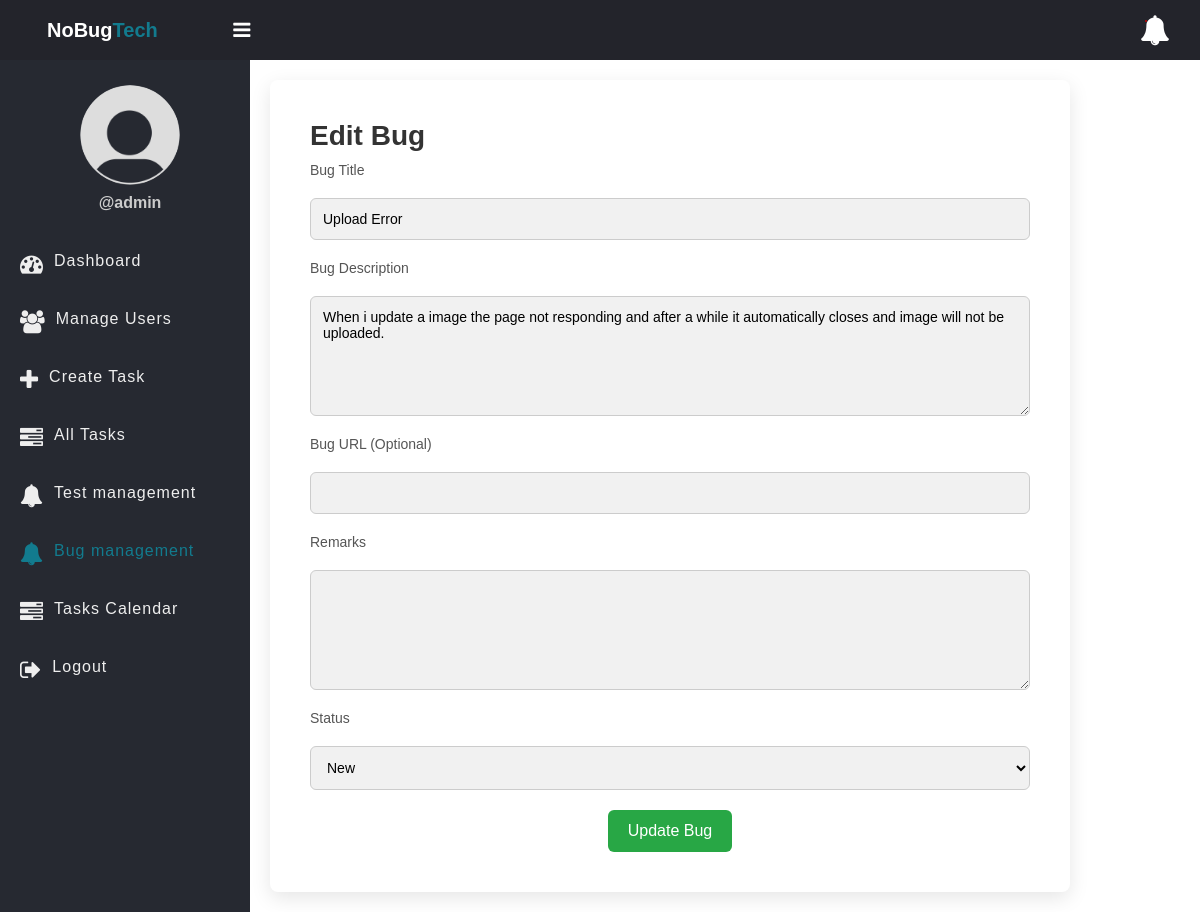
The app's page /edit_bug.php?id=5 (signed in) with its own data.
### tables this page shows
CREATE TABLE `bug_reports` (
  `bug_id` int(11) NOT NULL,
  `tester_name` varchar(255) DEFAULT NULL,
  `ProjectID` int(11) NOT NULL,
  `bug_title` varchar(255) NOT NULL,
  `bug_description` text NOT NULL,
  `bug_url` varchar(255) DEFAULT NULL,
  `bug_status` enum('New','In Progress','Resolved','Closed') DEFAULT 'New',
  `reported_date` timestamp NOT NULL DEFAULT current_timestamp(),
  `remarks_by_tester` text DEFAULT NULL,
  `Priority` int(11) NOT NULL
);

### edit_bug.php (the view, shortened to what this page needs)
<?php
if (isset($_SESSION['role']) && isset($_SESSION['id'])) {
    include "DB_connection.php";
    if (isset($_GET['id'])) {
        $bug_id = $_GET['id'];
        $query = "SELECT * FROM bug_reports WHERE bug_id = ?";
        $stmt = $conn->prepare($query);
        $stmt->execute([$bug_id]);
        $bug = $stmt->fetch();
    } else {
        echo "No bug ID specified";
        exit();
    }
?>
    <!DOCTYPE html>
    <html>
    <head>
        <link rel="stylesheet" href="https://stackpath.bootstrapcdn.com/font-awesome/4.7.0/css/font-awesome.min.css">
        <link rel="stylesheet" href="css/style.css?v=<?php echo time();?>">
    </head>
    <body>
        <?php include "inc/header.php" ?>
        <div class="body">
            <?php include "inc/nav.php" ?>
            <section class="section-1">
                <h4 class="title">Edit Bug</h4>
                <form action="edit_bug.php?id=<?= $bug['bug_id'] ?>" method="POST">
                    <label for="bug_title">Bug Title</label>
                    <input type="text" id="bug_title" name="bug_title" value="<?= $bug['bug_title'] ?>" required>
                    <label for="bug_description">Bug Description</label>
                    <textarea id="bug_description" name="bug_description" required><?= $bug['bug_description'] ?></textarea>
                    <label for="bug_url">Bug URL (Optional)</label>
                    <input type="text" id="bug_url" name="bug_url" value="<?= $bug['bug_url'] ?>">
                    <label for="remarks_by_tester">Remarks</label>
                    <textarea id="remarks_by_tester" name="remarks_by_tester"><?= $bug['remarks_by_tester'] ?></textarea>
                    <label for="bug_status">Status</label>
                    <select id="bug_status" name="bug_status">
                        <option value="New" <?= $bug['bug_status'] == 'New' ? 'selected' : '' ?>>New</option>
                    </select>
                    <button type="submit">Update Bug</button>
                </form>
            </section>
        </div>
    </body>
    </html>
<?php } else {
    $em = "First login";
    header("Location: login.php?error=$em");
    exit();
} ?>

### css/style.css (style rules this page uses)
* { padding: 0; margin: 0; box-sizing: border-box; font-family: arial, sans-serif; }
.body { display: flex; }
.section-1 { padding: 30px; }
.section-1 .title { margin-bottom: 10px; display: flex; align-items: center; justify-content: start; gap: 20px; }
.section-1 { width: 100%; background: #ffe; }

### edit_bug.php (style rules this page uses)
.section-1 { background: #fff; padding: 40px; border-radius: 8px; box-shadow: 0 6px 20px rgba(0, 0, 0, 0.1); max-width: 800px; width: 100%; margin: 20px; box-sizing: border-box; }
.title { font-size: 28px; font-weight: 600; color: #333; margin-bottom: 20px; text-align: center; }
form { display: flex; flex-direction: column; gap: 20px; }
label { font-size: 14px; color: #555; font-weight: 500; }
input[type="text"], input[type="date"], textarea, select { padding: 12px; font-size: 14px; border: 1px solid #ccc; border-radius: 6px; background-color: #f1f1f1; box-sizing: border-box; transition: border-color 0.3s ease, box-shadow 0.3s ease; }
textarea { resize: vertical; min-height: 120px; }
button[type="submit"] { background-color: #28a745; color: #fff; padding: 12px 20px; border: none; border-radius: 6px; font-size: 16px; cursor: pointer; transition: background-color 0.3s ease, transform 0.2s ease; align-self: center; }

### records on screen
bug_reports: bug_title "Upload Error", bug_description "When i update a image the page not responding and after a while it automatically closes and image will not be uploaded.", bug_status "New"

### other values on screen
$_SESSION['username'] "admin"
